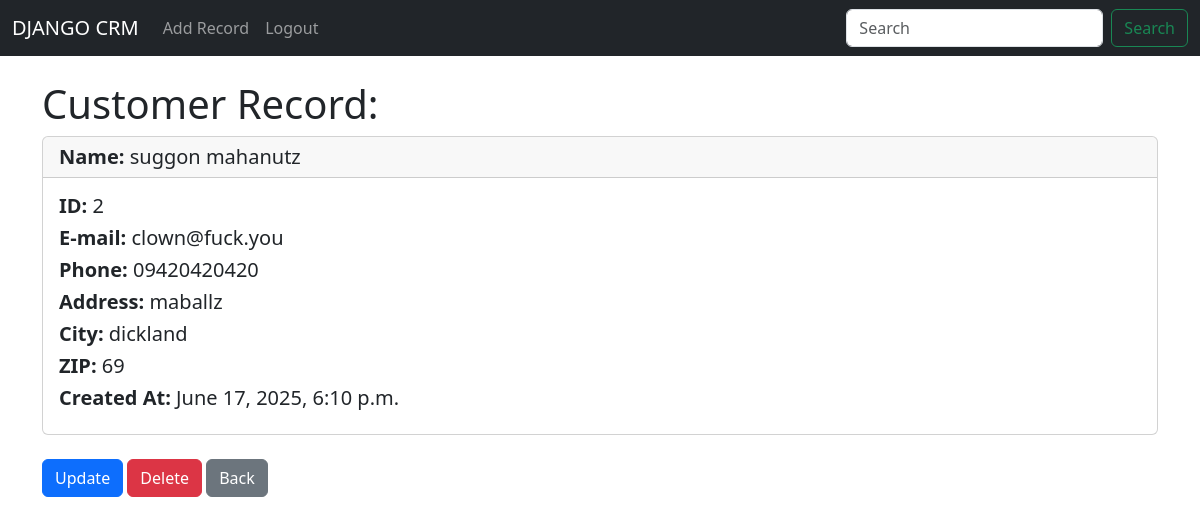
The app's page /record/2 (signed in), older data.
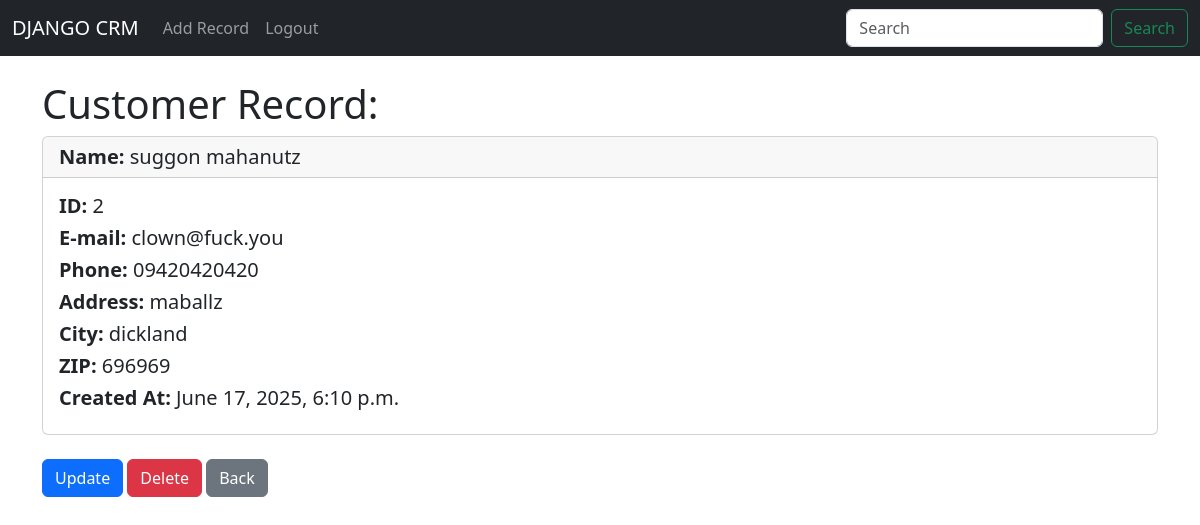
The same page, newer data.
### website/models.py (models this page shows, shortened)
class Record(models.Model):
    created_at = models.DateTimeField(auto_now_add = True)
    first_name = models.CharField(max_length = 50)
    last_name = models.CharField(max_length = 50)
    email = models.CharField(max_length = 100)
    phone = models.CharField(max_length = 15)
    address = models.CharField(max_length = 100)
    city = models.CharField(max_length = 50)
    state = models.CharField(max_length = 50)
    zipcode = models.CharField(max_length = 20)

### website/views.py (the view)
# urls.py: path('record/<int:pk>', views.customer_record, name = 'record'),
def customer_record(request: HttpRequest, pk: int) -> HttpResponse:
    if request.user.is_authenticated:
        customer_record = Record.objects.get(id = pk)
        return render(request, 'record.html',
                      {'customer_record': customer_record})
    else:
        messages.success(request, 'You Must Be Logged In to View That Page.')
        return redirect('home')

### website/templates/record.html
{% extends 'base.html' %}
{% block content %}
<h1>Customer Record:</h1>
<div class="card">
    <h5 class="card-header">
        <strong>Name: </strong>
        {{ customer_record.first_name }}
        {{ customer_record.last_name }}
    </h5>
    <div class="card-body">
        <h5 class="card-title">
            <strong>ID: </strong>
            {{ customer_record.id }}
        </h5>
        <h5 class="card-title">
            <strong>E-mail: </strong>
            {{ customer_record.email }}
        </h5>
        <h5 class="card-title">
            <strong>Phone: </strong>
            {{ customer_record.phone }}
        </h5>
        <h5 class="card-title">
            <strong>Address: </strong>
            {{ customer_record.address }}
        </h5>
        <h5 class="card-title">
            <strong>City: </strong>
            {{ customer_record.city }}
        </h5>
        <h5 class="card-title">
            <strong>ZIP: </strong>
            {{ customer_record.zipcode }}
        </h5>
        <h5 class="card-title">
            <strong>Created At: </strong>
            {{ customer_record.created_at }}
        </h5>
    </div>
</div>
<br/>
<a href={% url 'update_record' customer_record.id %} class="btn btn-primary">
    Update
</a>
<a href={% url 'delete_record' customer_record.id %} class="btn btn-danger">
    Delete
</a>
<a href={% url 'home' %} class="btn btn-secondary">Back</a>
{% endblock %}

Row changes from the older to the newer data that the page shows:
changed Record "suggon": zipcode "69" → "696969"
